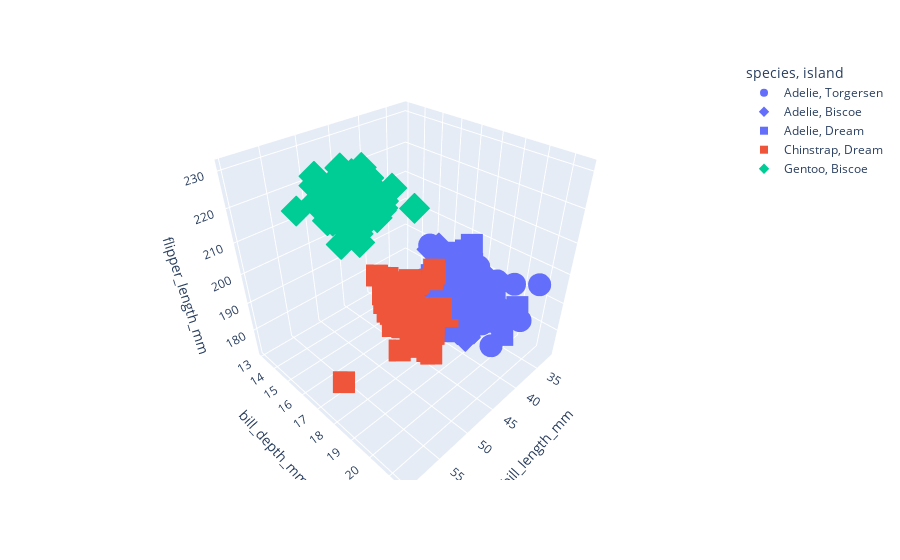

The code cell stored with this chart in its notebook:
### Code cell
px.scatter_3d(data2, x='bill_length_mm', y='bill_depth_mm', z='flipper_length_mm',
            color='species', symbol='island')
